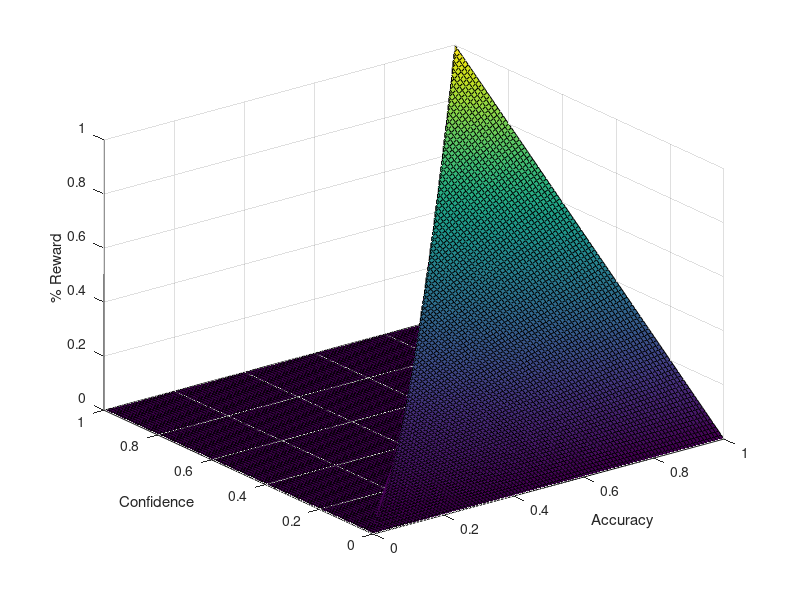
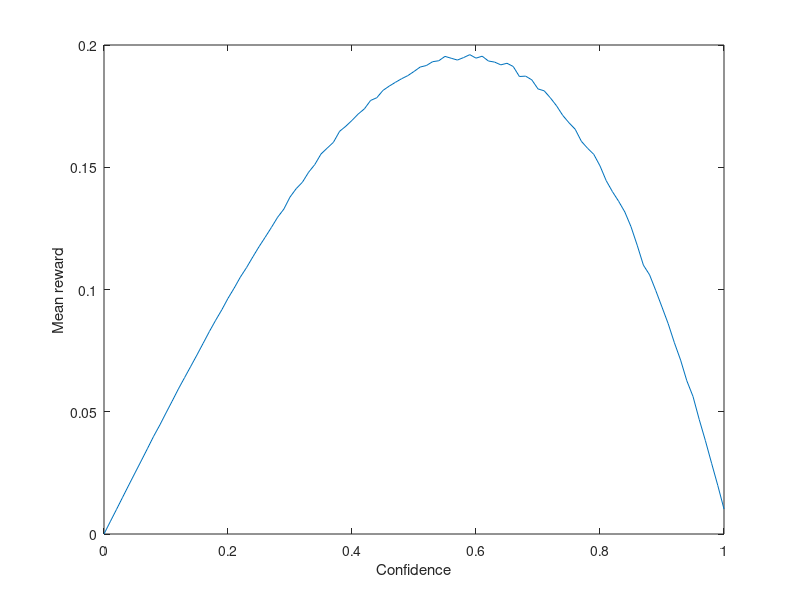

MATLAB code to generate these figures, in order:
function scpsim_cpr

%{
% CPR dyadic game simulations
SA = 1;
SB = 1;

CA = 0.7;
CB = 0.4;

R = 1;

RA = SA*max([CA CB])*R*(CA/(CA+CB))
RB = SB*max([CA CB])*R*(CB/(CA+CB))
%}


% reward solo task
acc = 0:.01:1;
conf = 0:.01:1;
% rew = acc' .* conf; % I showed this before

 
for a = 1:length(acc)
        for c = 1:length(conf)
            % rew(c,a) = mean([acc(a) conf(c)]);
            rew(c,a) = acc(a)*conf(c); % note: conf. is the first index (row)
            if acc(a) < conf(c),
                   rew(c,a) = 0;
            end
        end
end

 
surf(acc,conf,rew)
xlabel('Accuracy');
ylabel('Confidence');
zlabel('% Reward');

% random accuracy, at different confidence levels
for k = 1:length(conf),
    rew_conf(k) = mean(randsample(rew(find(conf==conf(k)),:),100000,'true'));
end
figure
plot(conf,rew_conf)
xlabel('Confidence');
ylabel('Mean reward');




